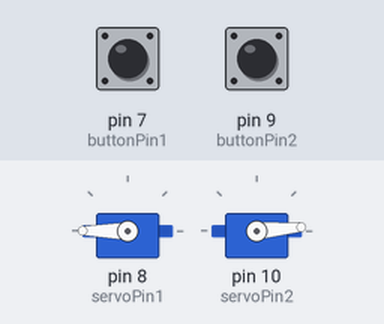
Bench run of a sketch on a simulated Arduino Uno, built with avr-gcc and run on an emulated ATmega328P. Shown: 2 × servo. Inputs (shaded band) come from the test bench; at power-on: pin 7 (buttonPin1) LOW, pin 9 (buttonPin2) LOW.

Above: at 1.2 s.
1.3 s: pin 7 (buttonPin1) pulled HIGH for 0.15 s
At 1.37 s:
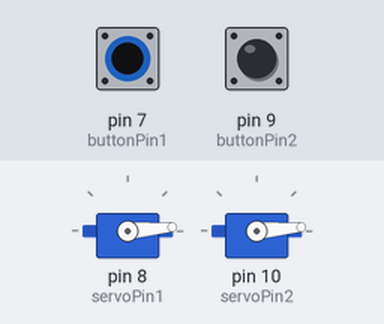
2.9 s: pin 9 (buttonPin2) pulled HIGH for 0.15 s
At 2.97 s:
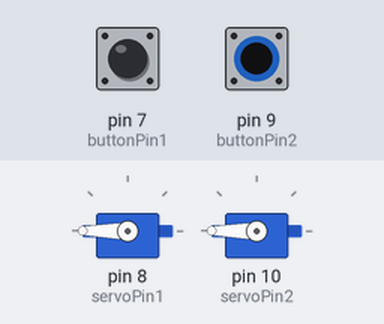
4.5 s: pin 9 (buttonPin2) pulled HIGH for 3.2 s
At 8.9 s:
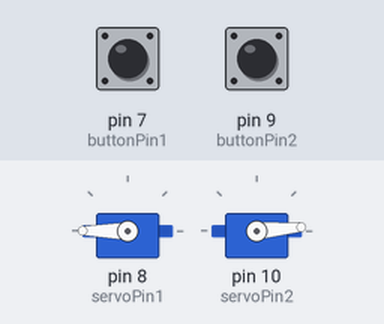
9.2 s: pin 7 (buttonPin1) pulled HIGH for 3.2 s
At 10.0 s:
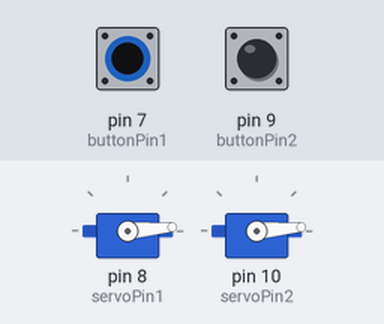
13.9 s: pin 7 (buttonPin1) driven HIGH and pin 9 (buttonPin2) driven HIGH
At 14.8 s:
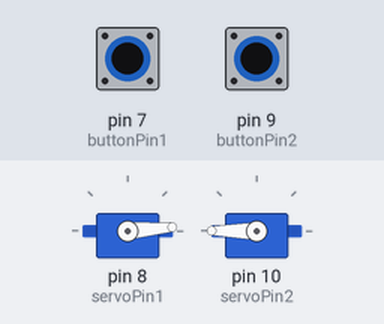
Timing chart, 0 to 16.4 s (numbered marks = the images above; inputs shaded):
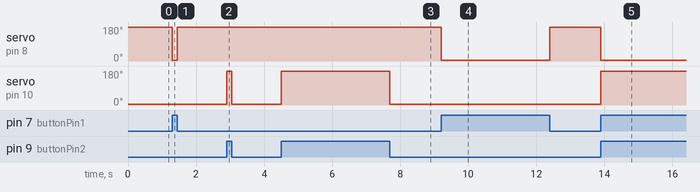

Measured:
- after the input at 1.3 s, servo on pin 8 (servoPin1): 180° → 5° at once, → 180° 0.15 s later
- after the input at 2.9 s, servo on pin 10 (servoPin2): 5° → 180° at once, → 5° 0.15 s later
- after the input at 4.5 s, servo on pin 10 (servoPin2): 5° → 180° at once, → 5° 3.2 s later
- after the input at 9.2 s, servo on pin 8 (servoPin1): 180° → 5° at once, → 180° 3.2 s later
- after the input at 13.9 s, servo on pin 8 (servoPin1): 180° → 5° at once; servo on pin 10 (servoPin2): 5° → 180° at once

The sketch:

hippos.ino
```cpp
#include <Servo.h>

Servo servo1;
Servo servo2;

const int buttonPin1 = 7;
const int servoPin1 = 8;
const int buttonPin2 = 9;
const int servoPin2 = 10;

void setup() {
  pinMode(buttonPin1, INPUT);
  servo1.attach(servoPin1);
  pinMode(buttonPin2, INPUT);
  servo2.attach(servoPin2);
}

void loop() {
  if (digitalRead(buttonPin1) == HIGH) {servo1.write(5);
  } else if (digitalRead(buttonPin1) == LOW) {
    servo1.write(180);
  }

  if (digitalRead(buttonPin2) == HIGH) {
    servo2.write(180);
  } else if (digitalRead(buttonPin2) == LOW) {
    servo2.write(5);
    }
}
```
